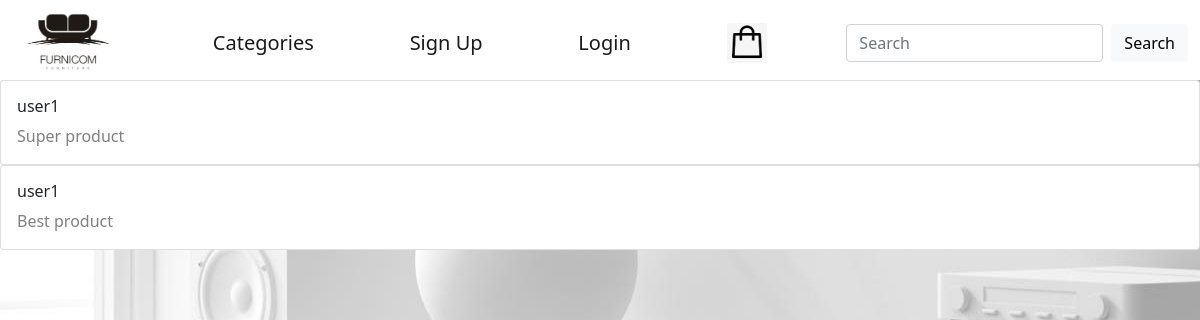
Page /product/10/list_comments/ on the earlier database version.
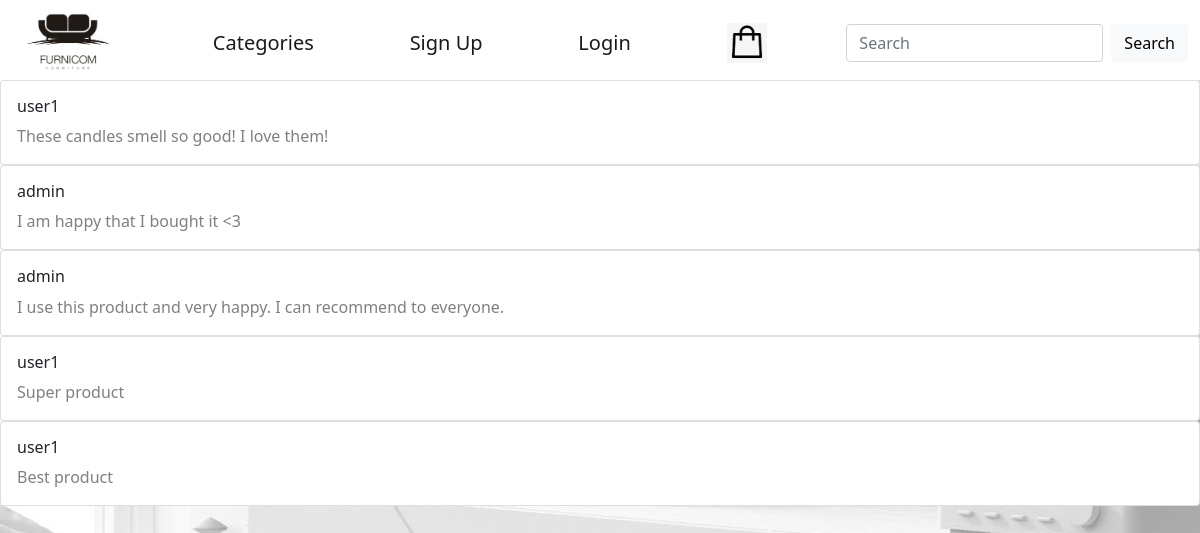
Same page on the later database version.
### product/models.py (models this page shows, shortened)
class Comment(models.Model):
    product = models.ForeignKey(Product, on_delete=models.CASCADE, related_name='product', verbose_name='Product')
    user = models.ForeignKey(User, on_delete=models.CASCADE, related_name='user', verbose_name='User')
    body = models.TextField()
    created = models.DateTimeField(auto_now_add=True)
    class Meta:
        ordering = ['-created']

### product/views.py (the view)
# urls.py: path('product/<int:product_id>/list_comments/', CommentPage.as_view(), name='list_comments'),
class CommentPage(ListView):
    model = Comment
    template_name = 'product/list_comments.html'
    context_object_name = 'list_comments'

### product/templates/product/list_comments.html
{% extends 'base.html' %}
{% block content %}
{% for comment in list_comments %}
<div class="card">
    <div class="card-body">
        <h6 style="color:dark-grey">{{ comment.user }}</h6>
        <p style="color:grey" class="card-text">{{ comment.body }}</p>
    </div>
</div>
{% endfor %}
{% endblock %}

Differences in the rows shown:
added Comment: user "user1", body "These candles smell so good! I love them!"
added Comment: user "admin", body "I am happy that I bought it <3"
added Comment: user "admin", body "I use this product and very happy. I can recommend to everyone."
